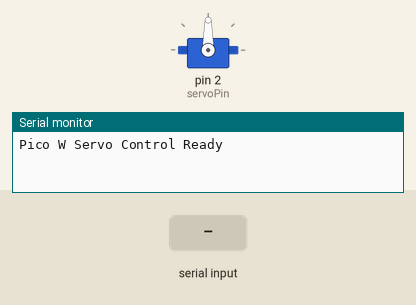
This sketch was run on a simulated Arduino Mega 2560, built with avr-gcc and run on an emulated ATmega2560. Shown: servo, the last lines printed to the serial monitor. The test bench sets the inputs (shaded band).

Above: at 1.2 s.
1.3 s: "RED\n" received over the second serial link
At 2.5 s:
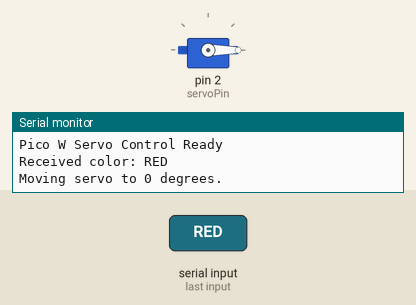
2.8 s: "ORANGE\n" received over the second serial link
At 4.0 s:
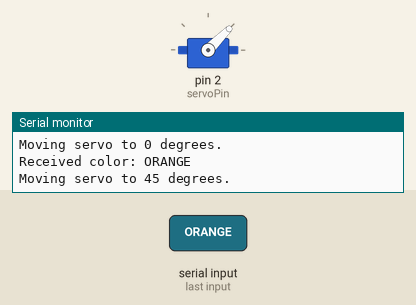
4.3 s: "BLUE\n" received over the second serial link
At 5.2 s:
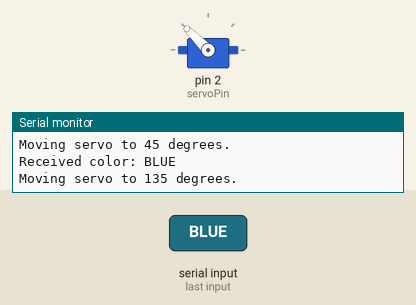
Timing chart, 0 to 7.3 s (numbered marks = the images above; inputs shaded):
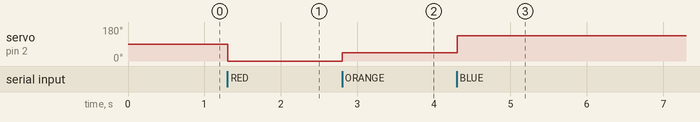

The sketch:

rasp_uart.ino
```cpp
#include <Servo.h>  // Thư viện điều khiển servo tiêu chuẩn cho Arduino

Servo myservo;
const int servoPin = 2; // Chân tín hiệu servo (GP2)

// Định nghĩa chân RX, TX cho UART1 (Pico W sử dụng GP0 = TX, GP1 = RX)
#define UART1_RX_PIN 1
#define UART1_TX_PIN 0

// Sử dụng Serial1 thay vì HardwareSerial
#define mySerial Serial1

// Hàm ánh xạ màu sang góc servo (cập nhật lại góc phù hợp)
int mapColorToAngle(String color) {
  if (color == "RED") return 0;
  else if (color == "ORANGE") return 45;
  else if (color == "GREEN") return 90;
  else if (color == "BLUE") return 135;
  else return -1; // Màu không xác định
}

void setup() {
  // Serial monitor debug
  Serial.begin(115200);

  // Khởi động UART1 với tốc độ 115200
  mySerial.setRX(UART1_RX_PIN);
  mySerial.setTX(UART1_TX_PIN);
  mySerial.begin(115200);

  myservo.attach(servoPin); // Gán chân servo
  Serial.println("Pico W Servo Control Ready");
}

void loop() {
  if (mySerial.available() > 0) {
    // Đọc dữ liệu từ UART (tối đa 20 ký tự)
    char receivedData[20];
    int index = 0;

    while (mySerial.available() > 0 && index < 19) {
      char c = mySerial.read();
      if (c == '\n') break; // Kết thúc khi gặp ký tự xuống dòng
      receivedData[index++] = c;
    }
    receivedData[index] = '\0'; // Kết thúc chuỗi

    String color = String(receivedData);
    color.trim();  // Loại bỏ khoảng trắng

    Serial.print("Received color: ");
    Serial.println(color);

    int angle = mapColorToAngle(color);
    if (angle >= 0) {
      myservo.write(angle); // Xoay servo
      Serial.print("Moving servo to ");
      Serial.print(angle);
      Serial.println(" degrees.");
    } else {
      Serial.println("Unknown color received.");
    }
  }
  delay(20);  // Delay nhỏ để ổn định
}
```

Measured:
- after the input at 1.3 s, servo on pin 2 (servoPin): 90° → 0° at once
- after the input at 2.8 s, servo on pin 2 (servoPin): 0° → 45° at once
- after the input at 4.3 s, servo on pin 2 (servoPin): 45° → 135° at once
